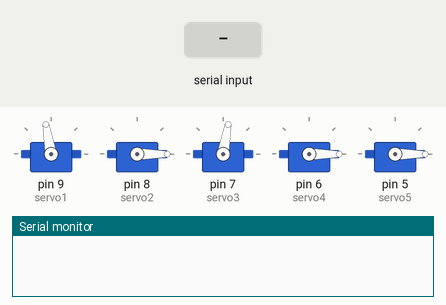
This sketch was run on a simulated Arduino Uno, built with avr-gcc and run on an emulated ATmega328P. Shown: 5 × servo, the last lines printed to the serial monitor. The test bench sets the inputs (shaded band).

Above: at 1.2 s.
1.3 s: "A" received over Serial
4.3 s: "B" received over Serial
At 6.5 s:
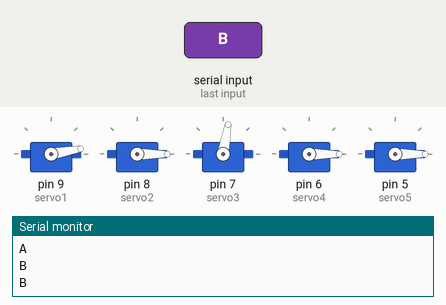
7.3 s: "C" received over Serial
At 10.0 s:
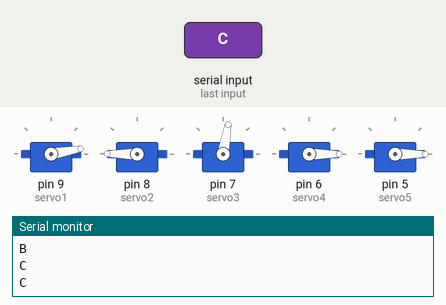
10.3 s: "D" received over Serial
At 10.45 s:
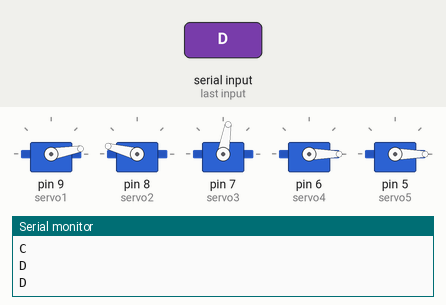
13.3 s: "E" received over Serial
16.3 s: "G" received over Serial
At 18.7 s:
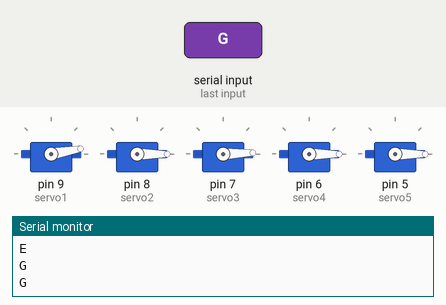
Timing chart, 0 to 20.2 s (numbered marks = the images above; inputs shaded):
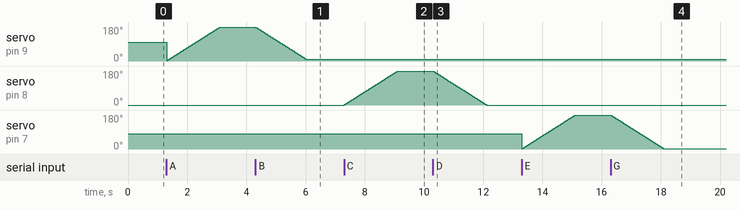

Measured:
- after the input at 4.3 s, servo on pin 9 (servo1): moves from 180° to 10° over 1.7 s, starting at once
- after the input at 7.3 s, servo on pin 8 (servo2): moves from 0° to 180° over 1.8 s, starting at once
- after the input at 10.3 s, servo on pin 8 (servo2): moves from 180° to 0° over 1.8 s, starting at once
- after the input at 16.3 s, servo on pin 7 (servo3): moves from 180° to 2° over 1.8 s, starting at once

The sketch:

Custom_Claw.ino
```cpp
#include <Servo.h>

#define servo1 9
#define servo2 8
#define servo3 7
#define servo4 6
#define servo5 5

int Lin1 = 11;
int Lin2 = 12;

int Rin1 = 10;
int Rin2 = 13;

Servo mservo1, mservo2, mservo3, mservo4, mservo5;

int pos = 0;
char Incoming_value = 0;
char usechar = "0";

void setup() {
  Serial.begin(9600);
  // put your setup code here, to run once:

  mservo1.attach(servo1); // 150-50
  mservo2.attach(servo2); // 0-180
  mservo3.attach(servo3); // 40-120
  mservo4.attach(servo4); // 0-35
  mservo5.attach(servo5);

  //default servo position
  mservo1.write(100); //up-down
  mservo2.write(0); //left-right
  mservo3.write(80); //forward-back
  mservo4.write(0); //clamp
  mservo5.write(0); //clamp


  pinMode(Lin1, OUTPUT);
  pinMode(Lin2, OUTPUT);

  digitalWrite(Lin1, LOW);
  digitalWrite(Lin2, LOW);
}

int srv1 = 0;
int srv2 = 0;
int srv3 = 0;
int srv4 = 0;
int srv5 = 0;

void loop()
{

  if(Serial.available() > 0)
  {
    Incoming_value = Serial.read();
    Serial.println(Incoming_value);
    usechar = Incoming_value;
    Serial.println(usechar);
  }

  if(usechar=='0')
  {
    digitalWrite(Lin1, LOW);
    digitalWrite(Lin2, LOW);
    digitalWrite(Rin1, LOW);
    digitalWrite(Rin2, LOW);
  }

  if(usechar=='A')
  {
    if(srv1<180)
    {
      srv1++;
      mservo1.write(srv1);
      if(usechar=='m'){
        return 0;
        }

      delay(10);
     }
  }

  if(usechar=='B')
  {
    if(srv1>10)
    {
      srv1--;
      mservo1.write(srv1);
      if(usechar=='m'){
        return 0;
        }

      delay(10);
     }
  }

  if(usechar=='C')
  {
    if(srv2<180)
    {
      srv2++;
      mservo2.write(srv2);
      if(usechar=='m'){
        return 0;
        }

      delay(10);
     }
  }

  if(usechar=='D')
  {
    if(srv2>0)
    {
      srv2--;
      mservo2.write(srv2);
      if(usechar=='m'){
        return 0;
        }

      delay(10);
     }
  }

  if(usechar=='E')
  {
    if(srv3<180)
    {
      srv3++;
      mservo3.write(srv3);
      if(usechar=='m'){
        return 0;
        }

      delay(10);
     }
   }

   if(usechar=='G')
   {
    if(srv3>2)
    {
      srv3--;
      mservo3.write(srv3);
      if(usechar=='m'){
        return 0;
        }

      delay(10);
     }
   }

   //-----

   if(usechar=='F')
  {
    if(srv4<180)
    {
      srv4++;
      mservo4.write(srv4);
      if(usechar=='m'){
        return 0;
        }

      delay(10);
     }
   }

   if(usechar=='H')
   {
    if(srv4>0)
    {
      srv4--;
      mservo4.write(srv4);
      if(usechar=='m'){
        return 0;
        }

      delay(10);
     }
   }

   if(usechar=='I')
   {
    if(srv5<180)
    {
      srv5++;
      mservo5.write(srv5);
      if(usechar=='m'){
        return 0;
        }

      delay(10);
     }
   }

   if(usechar=='J')
   {
    if(srv5>0)
    {
      srv5--;
      mservo5.write(srv5);
      if(usechar=='m'){
        return 0;
        }

      delay(10);
     }
   }

   if(usechar == 'K'){

    digitalWrite(Lin1, HIGH);
    digitalWrite(Rin1, HIGH);
    if(usechar=='0'){
        digitalWrite(Lin1, LOW);
        digitalWrite(Rin1, LOW);
        }
   }

    if(usechar == 'L'){

    digitalWrite(Lin2, HIGH);
    digitalWrite(Rin2, HIGH);
    if(usechar=='0'){
        digitalWrite(Lin2, LOW);
        digitalWrite(Rin2, LOW);
        }
   }


}
```
